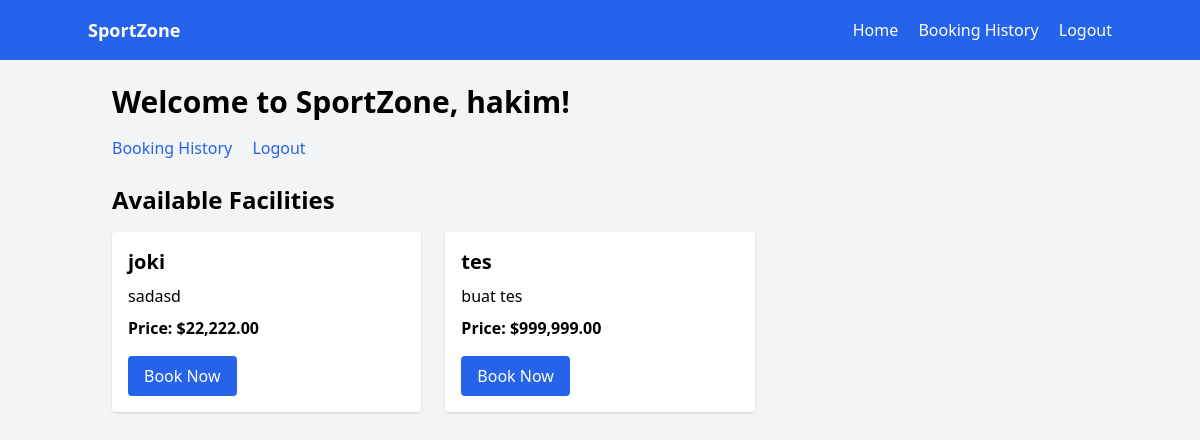
Screenshot of /home.php (signed in) with the database file from the repository.
### tables this page shows
CREATE TABLE `facilities` (
  `id` int NOT NULL AUTO_INCREMENT,
  `name` varchar(100) NOT NULL,
  `description` text,
  `price` decimal(10,2) NOT NULL,
  `available` tinyint(1) DEFAULT '1',
  `created_at` timestamp NULL DEFAULT CURRENT_TIMESTAMP,
  PRIMARY KEY (`id`)
);

### home.php (the view, shortened to what this page needs)
<?php
$facilities = [];
$result = mysqli_query($conn, 'SELECT * FROM facilities WHERE available = TRUE');
if ($result) {
    while ($row = mysqli_fetch_assoc($result)) {
        $facilities[] = $row;
    }
}
?>
<!DOCTYPE html>
<html lang="en">
<head>
    <script src="https://cdn.tailwindcss.com"></script>
</head>
<body class="bg-gray-100 min-h-screen flex flex-col">
    <?php include 'navbar.php'; ?>
    <main class="container mx-auto flex-grow p-6">
        <h1 class="text-3xl font-bold mb-4">Welcome to SportZone, <?php echo htmlspecialchars($_SESSION['username']); ?>!</h1>
        <div class="mb-6">
            <a href="history.php" class="text-blue-600 hover:underline mr-4">Booking History</a>
            <a href="logout.php" class="text-blue-600 hover:underline">Logout</a>
        </div>
        <section>
            <h2 class="text-2xl font-semibold mb-4">Available Facilities</h2>
            <?php if (count($facilities) > 0): ?>
            <ul class="grid grid-cols-1 md:grid-cols-2 lg:grid-cols-3 gap-6">
                <?php foreach ($facilities as $facility): ?>
                <li class="bg-white rounded shadow p-4">
                    <h3 class="text-xl font-semibold mb-2"><?php echo htmlspecialchars($facility['name']); ?></h3>
                    <p class="mb-2"><?php echo htmlspecialchars($facility['description']); ?></p>
                    <p class="mb-4 font-semibold">Price: $<?php echo number_format($facility['price'], 2); ?></p>
                    <a href="booking.php?facility_id=<?php echo $facility['id']; ?>" class="inline-block bg-blue-600 text-white px-4 py-2 rounded hover:bg-blue-700">Book Now</a>
                </li>
                <?php endforeach; ?>
            </ul>
            <?php else: ?>
            <p>No facilities available at the moment.</p>
            <?php endif; ?>
        </section>
    </main>
</body>
</html>

### rows the page displays
facilities: name "joki", description "sadasd", price "22,222.00"
facilities: name "tes", description "buat tes", price "999,999.00"

### other values shown
$_SESSION['username'] "hakim"
